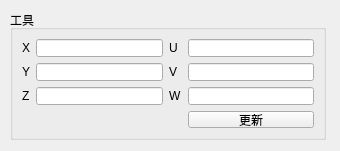
<?xml version="1.0" encoding="UTF-8"?>
<ui version="4.0">
 <class>JointSetting</class>
 <widget class="QWidget" name="JointSetting">
  <property name="geometry">
   <rect>
    <x>0</x>
    <y>0</y>
    <width>340</width>
    <height>151</height>
   </rect>
  </property>
  <property name="sizePolicy">
   <sizepolicy hsizetype="Minimum" vsizetype="Minimum">
    <horstretch>0</horstretch>
    <verstretch>0</verstretch>
   </sizepolicy>
  </property>
  <property name="minimumSize">
   <size>
    <width>340</width>
    <height>150</height>
   </size>
  </property>
  <property name="baseSize">
   <size>
    <width>340</width>
    <height>150</height>
   </size>
  </property>
  <property name="windowTitle">
   <string>Form</string>
  </property>
  <widget class="QGroupBox" name="groupBox">
   <property name="geometry">
    <rect>
     <x>10</x>
     <y>10</y>
     <width>316</width>
     <height>130</height>
    </rect>
   </property>
   <property name="sizePolicy">
    <sizepolicy hsizetype="Fixed" vsizetype="Fixed">
     <horstretch>0</horstretch>
     <verstretch>0</verstretch>
    </sizepolicy>
   </property>
   <property name="title">
    <string>工具</string>
   </property>
   <layout class="QGridLayout" name="gridLayout_2">
    <item row="0" column="1">
     <widget class="QLineEdit" name="x"/>
    </item>
    <item row="2" column="3">
     <widget class="QLineEdit" name="w"/>
    </item>
    <item row="1" column="1">
     <widget class="QLineEdit" name="y"/>
    </item>
    <item row="1" column="2">
     <widget class="QLabel" name="label_7">
      <property name="text">
       <string>V</string>
      </property>
     </widget>
    </item>
    <item row="0" column="3">
     <widget class="QLineEdit" name="u"/>
    </item>
    <item row="1" column="3">
     <widget class="QLineEdit" name="v"/>
    </item>
    <item row="2" column="2">
     <widget class="QLabel" name="label_8">
      <property name="text">
       <string>W</string>
      </property>
     </widget>
    </item>
    <item row="0" column="0">
     <widget class="QLabel" name="label_9">
      <property name="text">
       <string>X</string>
      </property>
     </widget>
    </item>
    <item row="0" column="2">
     <widget class="QLabel" name="label_10">
      <property name="text">
       <string>U</string>
      </property>
     </widget>
    </item>
    <item row="1" column="0">
     <widget class="QLabel" name="label_11">
      <property name="text">
       <string>Y</string>
      </property>
     </widget>
    </item>
    <item row="2" column="0">
     <widget class="QLabel" name="label_12">
      <property name="text">
       <string>Z</string>
      </property>
     </widget>
    </item>
    <item row="2" column="1">
     <widget class="QLineEdit" name="z"/>
    </item>
    <item row="3" column="3">
     <widget class="QPushButton" name="update">
      <property name="text">
       <string>更新</string>
      </property>
     </widget>
    </item>
   </layout>
  </widget>
 </widget>
 <resources/>
 <connections/>
</ui>
